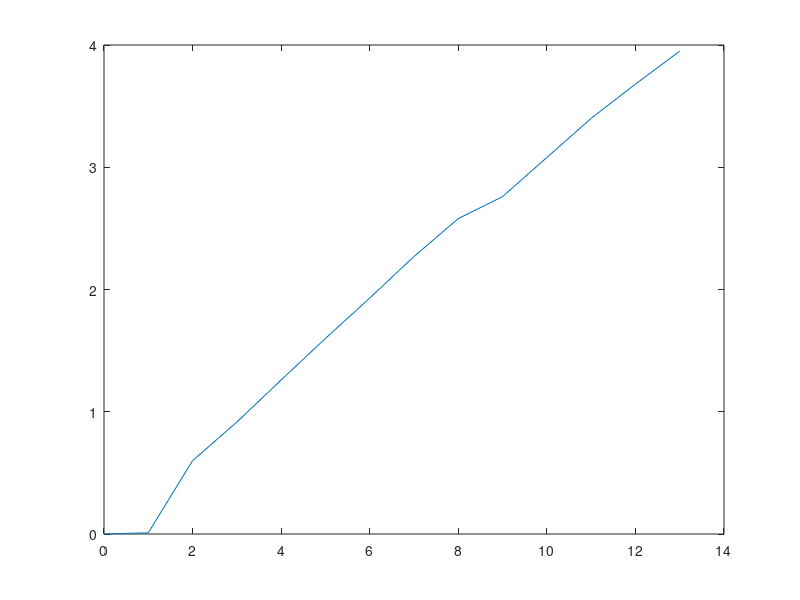

Source code (MATLAB): (Note: this script raises an error after producing the figure.)
clc;
clear all;
close all;
Vin = 0:1:13;
Vout = [0 0.01 0.6 0.916 1.26 1.60 1.93 2.27 2.58 2.76 3.08 3.4 3.68 3.95];
plot(Vin,Vout);
step(tf1);
